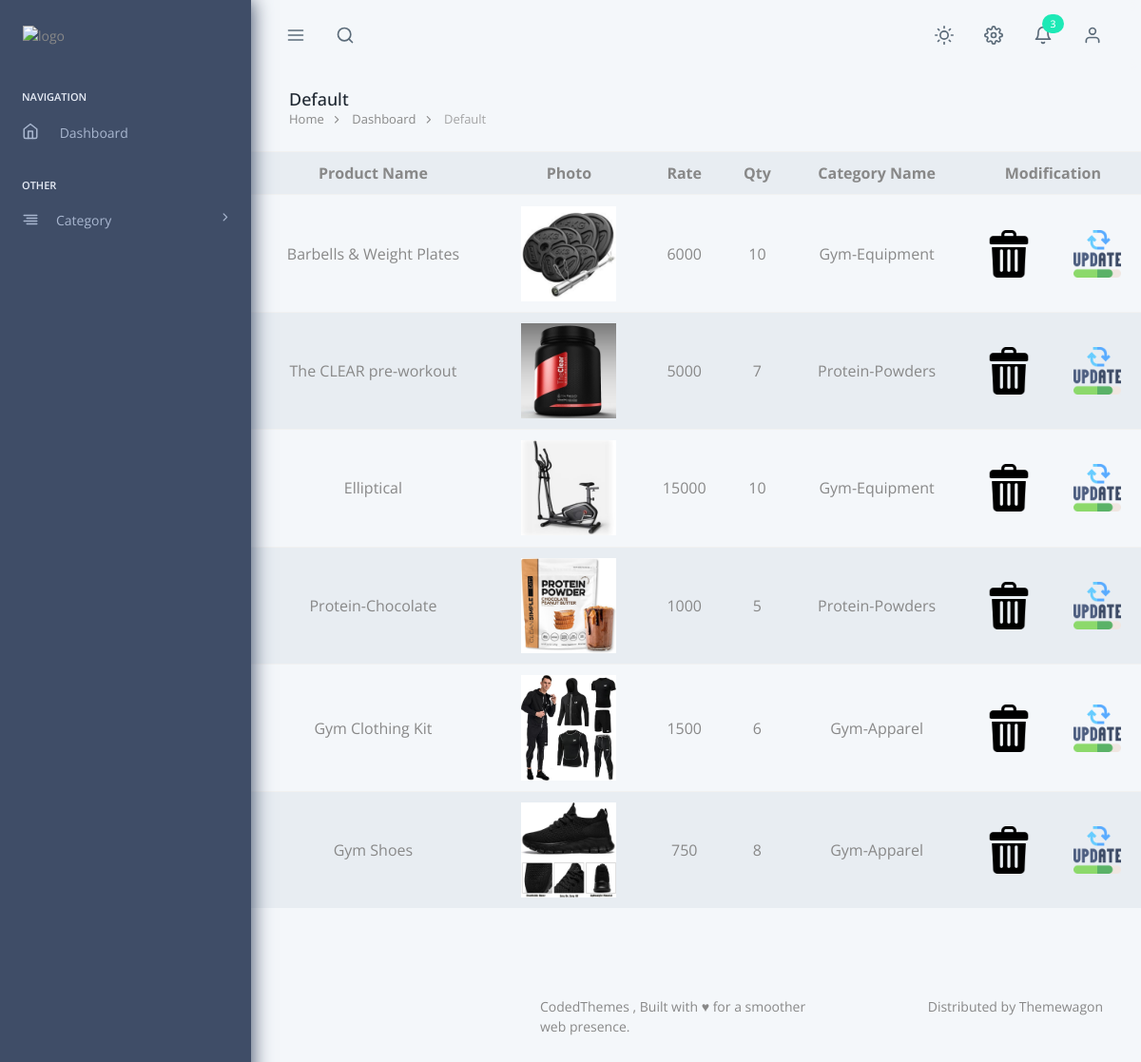
Page /admin/pages/p_view.php on the committed database.
### tables this page shows
CREATE TABLE `product_master` (
  `pid` int(11) NOT NULL,
  `cid` int(11) NOT NULL,
  `pname` varchar(30) NOT NULL,
  `pdesc` varchar(250) NOT NULL,
  `qty` int(11) NOT NULL,
  `rate` double NOT NULL,
  `pdate` date NOT NULL,
  `photo` varchar(30) NOT NULL,
  `status` int(11) NOT NULL
);

CREATE TABLE `catagory_master` (
  `cid` int(11) NOT NULL,
  `cname` varchar(25) NOT NULL,
  `photo` varchar(30) NOT NULL,
  `status` int(11) NOT NULL
);

### admin/pages/p_view.php (the view, shortened to what this page needs)
<?php
include("header.php");
include("connectdb.php");
$q = mysqli_query($conn, "SELECT * FROM product_master");
echo "<table border=2 class='table table-striped'>";
echo "<tr>";
echo "<th>Product Name</th>";
echo "<th>Photo</th>";
echo "<th>Rate</th>";
echo "<th>Qty</th>";
echo "<th>Category Name</th>";
echo "<th colspan=2>Modification</th>";
echo "</tr>";
while ($row = mysqli_fetch_assoc($q)) {
    $productId = $row['pid'];
    $productName = $row['pname'];
    $photo = $row['photo'];
    $rate = $row['rate'];
    $qty = $row['qty'];
    $cid = $row['cid'];
    $catRes = mysqli_query($conn, "SELECT cname FROM catagory_master WHERE cid = $cid");
    $catRow = mysqli_fetch_assoc($catRes);
    $categoryName = $catRow['cname'];
    $categoryFolder = preg_replace('/[^A-Za-z0-9 _-]/', '', $categoryName);
    $imagePath = "./images/product/" . $categoryFolder . "/" . $photo;
    echo "<tr align='center'>";
    echo "<td>" . htmlspecialchars($productName) . "</td>";
    if (file_exists($imagePath)) {
        echo "<td><img src='$imagePath' height='100' width='100'/></td>";
    } else {
        echo "<td><img src='./images/no-image.png' height='100' width='100'/></td>";
    }
    echo "<td>" . htmlspecialchars($rate) . "</td>";
    echo "<td>" . htmlspecialchars($qty) . "</td>";
    echo "<td>" . htmlspecialchars($categoryName) . "</td>";
    echo "<td><a href='delete.php?x=" . $productId . "'><img src='./images/trash.png' height='50' width='50'/></a></td>";
    echo "<td><a href='update.php?x=" . $productId . "'><img src='./images/updated.png' height='50' width='50'/></a></td>";
    echo "</tr>";
}
echo "</table>";
include("footer.php");
?>

### rows in the picture
product_master: pname "Barbells & Weight Plates", cid+photo (picture), rate "6000", qty "10", cid.cname "Gym-Equipment"
product_master: pname "The CLEAR pre-workout", cid+photo (picture), rate "5000", qty "7", cid.cname "Protein-Powders"
product_master: pname "Elliptical", cid+photo (picture), rate "15000", qty "10", cid.cname "Gym-Equipment"
product_master: pname "Protein-Chocolate", cid+photo (picture), rate "1000", qty "5", cid.cname "Protein-Powders"
product_master: pname "Gym Clothing Kit", cid+photo (picture), rate "1500", qty "6", cid.cname "Gym-Apparel"
product_master: pname "Gym Shoes", cid+photo (picture), rate "750", qty "8", cid.cname "Gym-Apparel"
